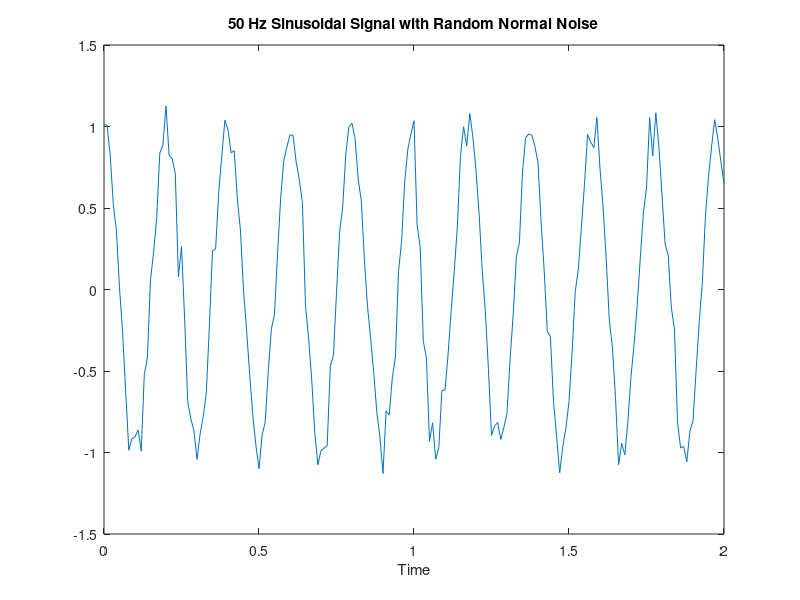

The MATLAB script that drew this image: (Note: this script raises an error after producing the figure.)
%% create sinuosoidal signal 
% sampling frequency
fs = 1e2; 
% sampling period
T = 1/fs; 
% time vector
t = [0:T:2];
% frequency of sinusoidal signal
f = 5; 
% phase vector
phi = [zeros(1, 101) (pi/4)*ones(1, 100)]; 
% sinusoidal signal with random noise
x = cos(2*pi*f.*t + phi) + randn(size(t))/10; 

%% plot signal
figure()
plot(t, x)
title('50 Hz Sinusoidal Signal with Random Normal Noise')
xlabel('Time')

%% complex demodulation
x_1 = x.*exp(-i*2*pi*f.*t);

%% low-pass filter
y = lowpass(x_1, 0.1, fs)

%% phase 
phase = angle(y);
figure()
plot(t, phase)
title('Phase Plot')
xlabel('Time')
ylabel('Phase')







